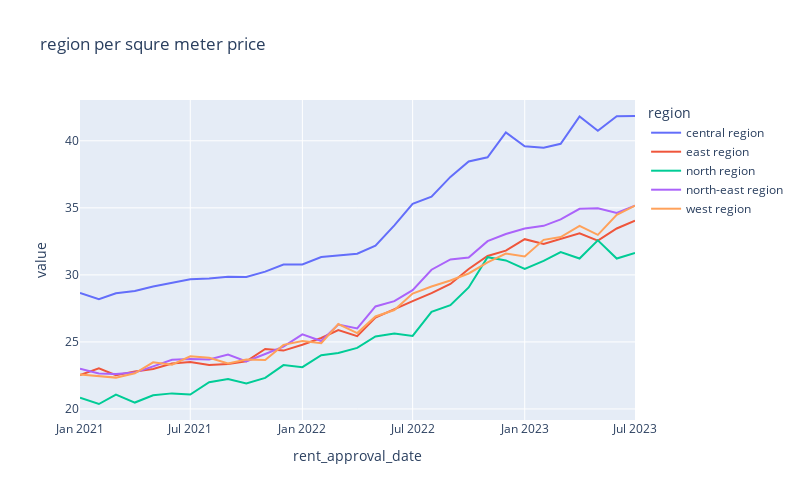

Notebook code cell kept with this figure:
### Code cell
plot_psqm_trend('region').show()

### Figure 1 — Plotly figure (JSON) as saved in the notebook; plotly's stock layout.template omitted (floating-point values rounded to 4 significant figures)
{"data": [{"hovertemplate": "region=central region<br>rent_approval_date=%{x}<br>value=%{y}<extra></extra>", "legendgroup": "central region", "line": {"color": "#636efa", "dash": "solid"}, "marker": {"symbol": "circle"}, "mode": "lines", "name": "central region", "orientation": "v", "showlegend": true, "type": "scatter", "x": ["2021-01", "2021-02", "2021-03", "2021-04", "2021-05", "2021-06", "2021-07", "2021-08", "2021-09", "2021-10", "2021-11", "2021-12", "2022-01", "2022-02", "2022-03", "2022-04", "2022-05", "2022-06", "2022-07", "2022-08", "2022-09", "2022-10", "2022-11", "2022-12", "2023-01", "2023-02", "2023-03", "2023-04", "2023-05", "2023-06", "2023-07"], "xaxis": "x", "y": [28.65, 28.19, 28.63, 28.8, 29.13, 29.43, 29.67, 29.74, 29.87, 29.84, 30.24, 30.77, 30.77, 31.33, 31.42, 31.58, 32.18, 33.69, 35.3, 35.83, 37.31, 38.46, 38.77, 40.63, 39.59, 39.49, 39.78, 41.81, 40.75, 41.84, 41.85], "yaxis": "y"}, {"hovertemplate": "region=east region<br>rent_approval_date=%{x}<br>value=%{y}<extra></extra>", "legendgroup": "east region", "line": {"color": "#EF553B", "dash": "solid"}, "marker": {"symbol": "circle"}, "mode": "lines", "name": "east region", "orientation": "v", "showlegend": true, "type": "scatter", "x": ["2021-01", "2021-02", "2021-03", "2021-04", "2021-05", "2021-06", "2021-07", "2021-08", "2021-09", "2021-10", "2021-11", "2021-12", "2022-01", "2022-02", "2022-03", "2022-04", "2022-05", "2022-06", "2022-07", "2022-08", "2022-09", "2022-10", "2022-11", "2022-12", "2023-01", "2023-02", "2023-03", "2023-04", "2023-05", "2023-06", "2023-07"], "xaxis": "x", "y": [22.53, 23.02, 22.52, 22.8, 22.97, 23.39, 23.5, 23.28, 23.35, 23.55, 24.48, 24.35, 24.79, 25.3, 25.88, 25.43, 26.81, 27.46, 28.04, 28.65, 29.32, 30.44, 31.41, 31.81, 32.66, 32.31, 32.67, 33.1, 32.55, 33.46, 34.05], "yaxis": "y"}, {"hovertemplate": "region=north region<br>rent_approval_date=%{x}<br>value=%{y}<extra></extra>", "legendgroup": "north region", "line": {"color": "#00cc96", "dash": "solid"}, "marker": {"symbol": "circle"}, "mode": "lines", "name": "north region", "orientation": "v", "showlegend": true, "type": "scatter", "x": ["2021-01", "2021-02", "2021-03", "2021-04", "2021-05", "2021-06", "2021-07", "2021-08", "2021-09", "2021-10", "2021-11", "2021-12", "2022-01", "2022-02", "2022-03", "2022-04", "2022-05", "2022-06", "2022-07", "2022-08", "2022-09", "2022-10", "2022-11", "2022-12", "2023-01", "2023-02", "2023-03", "2023-04", "2023-05", "2023-06", "2023-07"], "xaxis": "x", "y": [20.84, 20.37, 21.08, 20.48, 21.02, 21.16, 21.08, 21.99, 22.23, 21.91, 22.32, 23.27, 23.11, 24.01, 24.18, 24.56, 25.4, 25.62, 25.44, 27.24, 27.74, 29.07, 31.32, 31.08, 30.44, 31.05, 31.69, 31.22, 32.58, 31.22, 31.63], "yaxis": "y"}, {"hovertemplate": "region=north-east region<br>rent_approval_date=%{x}<br>value=%{y}<extra></extra>", "legendgroup": "north-east region", "line": {"color": "#ab63fa", "dash": "solid"}, "marker": {"symbol": "circle"}, "mode": "lines", "name": "north-east region", "orientation": "v", "showlegend": true, "type": "scatter", "x": ["2021-01", "2021-02", "2021-03", "2021-04", "2021-05", "2021-06", "2021-07", "2021-08", "2021-09", "2021-10", "2021-11", "2021-12", "2022-01", "2022-02", "2022-03", "2022-04", "2022-05", "2022-06", "2022-07", "2022-08", "2022-09", "2022-10", "2022-11", "2022-12", "2023-01", "2023-02", "2023-03", "2023-04", "2023-05", "2023-06", "2023-07"], "xaxis": "x", "y": [23.01, 22.65, 22.6, 22.71, 23.18, 23.66, 23.73, 23.69, 24.06, 23.54, 24.1, 24.65, 25.57, 25.07, 26.29, 26.01, 27.64, 28.04, 28.86, 30.38, 31.16, 31.3, 32.52, 33.05, 33.46, 33.66, 34.14, 34.93, 34.97, 34.62, 35.17], "yaxis": "y"}, {"hovertemplate": "region=west region<br>rent_approval_date=%{x}<br>value=%{y}<extra></extra>", "legendgroup": "west region", "line": {"color": "#FFA15A", "dash": "solid"}, "marker": {"symbol": "circle"}, "mode": "lines", "name": "west region", "orientation": "v", "showlegend": true, "type": "scatter", "x": ["2021-01", "2021-02", "2021-03", "2021-04", "2021-05", "2021-06", "2021-07", "2021-08", "2021-09", "2021-10", "2021-11", "2021-12", "2022-01", "2022-02", "2022-03", "2022-04", "2022-05", "2022-06", "2022-07", "2022-08", "2022-09", "2022-10", "2022-11", "2022-12", "2023-01", "2023-02", "2023-03", "2023-04", "2023-05", "2023-06", "2023-07"], "xaxis": "x", "y": [22.56, 22.44, 22.34, 22.66, 23.48, 23.3, 23.93, 23.81, 23.38, 23.7, 23.65, 24.78, 25.06, 24.91, 26.34, 25.66, 26.9, 27.38, 28.61, 29.13, 29.58, 30.1, 30.93, 31.59, 31.38, 32.61, 32.82, 33.66, 32.98, 34.49, 35.17], "yaxis": "y"}], "layout": {"height": 500, "legend": {"title": {"text": "region"}, "tracegroupgap": 0}, "title": {"text": "region per squre meter price"}, "width": 800, "xaxis": {"anchor": "y", "domain": [0, 1], "title": {"text": "rent_approval_date"}}, "yaxis": {"anchor": "x", "domain": [0, 1], "title": {"text": "value"}}}}
